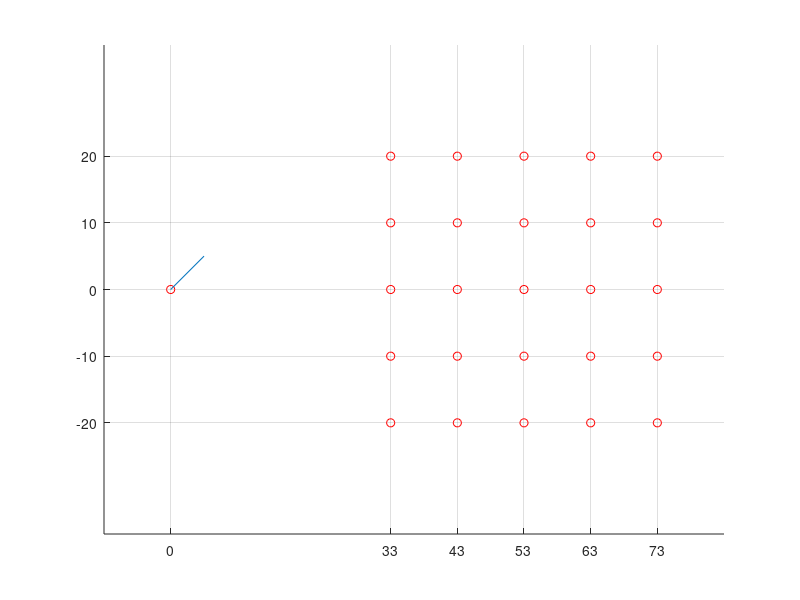
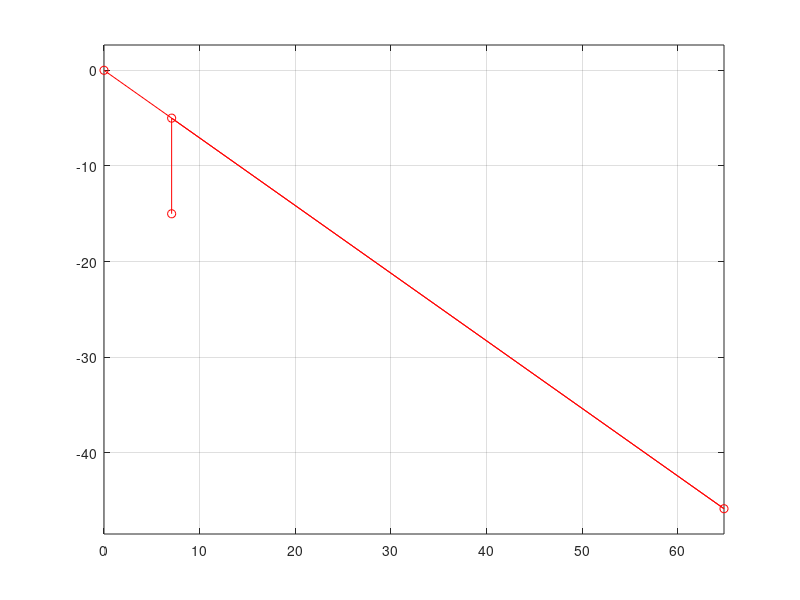

Reproduce these figures in MATLAB, in order. (Note: this script raises an error after producing the figures.)
% -----------------------------------
% TSAE Robot Competation
% AE KMITL
% -----------------------------------
clc; clear; close all; format compact

% Basic Geometry
B  = 5;  G  = 10;
L2 = 70; L3 = 60;

% fprintf('B\tL2\tL3\tG\n')
% fprintf('%.1f\t%.1f\t%.1f\t%.1f\n',B,L2,L3,G)

X = [33 43 53 63 73]
Y = [10 20];

Y = [-fliplr(Y) 0 Y]
dX = X(2)-X(1);

% Plot the origin and grid 
figure; hold on; grid on; axis equal; 
xlim([-dX max(X)+dX]);
xticks([0 X]); yticks(Y);

plot(0, 0, 'ro');
for j = 1:5
    for i = 1:5
        plot(X(i), Y(j), 'ro'); 
    end
end

% Input and plot the target
x = input('x: ');
y = input('y: ');

R = sqrt(x^2 + y^2);
phi1 = atan2d(y,x);
theta1 = phi1+90;

arm = [0 0;
       x y];
plot(arm(:,1),arm(:,2))

figure

D  = sqrt(B^2 + R^2);

% Calculate angles
theta3 = acosd((L2^2 + L3^2 - D^2) / (2*L2*L3));

alpha = atan2d(R, B);
beta = asind(L3*sind(theta3)/D);
theta2 = alpha + beta;

theta4 = 360 - theta2 - theta3;

fprintf('R\tD\talpha\tbeta\n')
fprintf('%.1f\t%.1f\t%.1f\t%.1f\n\n',R,D,alpha,beta)

fprintf('theta1\ttheta2\ttheta3\ttheta4\n')
fprintf('%.1f\t%.1f\t%.1f\t%.1f\n',theta1,theta2,theta3,theta4)

% Verify the solution
% R_chk = L2*cosd(theta2-90) + L3*cosd(theta4-90)
% B_chk = L3*sind(theta4-90) - L2*sind(theta2-90)

% Plot the result
% ใช้เป็น input ของงานในภายหลัง

% Convert angles into plotting angles
q2 = theta2 - 90;
q3 = q2 + theta3 + 180;
q4 = q3 + theta4 + 180;

P0 = [0, 0];
P1 = [L2*cosd(q2), L2*sind(q2)];
P2 = P1 + [L3*cosd(q3), L3*sind(q3)];
P3 = P2 + [ G*cosd(q4),  G*sind(q4)];
P  = [P0; P1; P2; P3];

plot(P(:,1), P(:,2), 'r-o')
grid on; axis equal
xticks(round([0 P2(1)],1))
